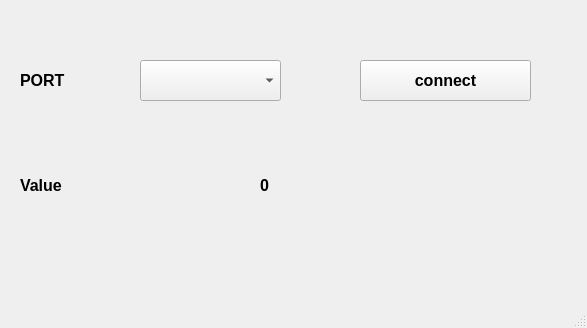
<?xml version="1.0" encoding="UTF-8"?>
<ui version="4.0">
 <class>MainWindow</class>
 <widget class="QMainWindow" name="MainWindow">
  <property name="geometry">
   <rect>
    <x>0</x>
    <y>0</y>
    <width>587</width>
    <height>328</height>
   </rect>
  </property>
  <property name="windowTitle">
   <string>Teste serial</string>
  </property>
  <widget class="QWidget" name="centralwidget">
   <widget class="QComboBox" name="comboBox">
    <property name="geometry">
     <rect>
      <x>140</x>
      <y>60</y>
      <width>141</width>
      <height>41</height>
     </rect>
    </property>
    <property name="font">
     <font>
      <pointsize>12</pointsize>
      <weight>75</weight>
      <bold>true</bold>
     </font>
    </property>
   </widget>
   <widget class="QLabel" name="label">
    <property name="geometry">
     <rect>
      <x>20</x>
      <y>60</y>
      <width>111</width>
      <height>41</height>
     </rect>
    </property>
    <property name="font">
     <font>
      <pointsize>12</pointsize>
      <weight>75</weight>
      <bold>true</bold>
     </font>
    </property>
    <property name="text">
     <string>PORT</string>
    </property>
   </widget>
   <widget class="QPushButton" name="connectBtn">
    <property name="geometry">
     <rect>
      <x>360</x>
      <y>60</y>
      <width>171</width>
      <height>41</height>
     </rect>
    </property>
    <property name="font">
     <font>
      <pointsize>12</pointsize>
      <weight>75</weight>
      <bold>true</bold>
     </font>
    </property>
    <property name="text">
     <string>connect</string>
    </property>
   </widget>
   <widget class="QLabel" name="label_2">
    <property name="geometry">
     <rect>
      <x>20</x>
      <y>160</y>
      <width>111</width>
      <height>51</height>
     </rect>
    </property>
    <property name="font">
     <font>
      <pointsize>12</pointsize>
      <weight>75</weight>
      <bold>true</bold>
     </font>
    </property>
    <property name="text">
     <string>Value</string>
    </property>
   </widget>
   <widget class="QLabel" name="value">
    <property name="geometry">
     <rect>
      <x>260</x>
      <y>160</y>
      <width>161</width>
      <height>51</height>
     </rect>
    </property>
    <property name="font">
     <font>
      <pointsize>12</pointsize>
      <weight>75</weight>
      <bold>true</bold>
     </font>
    </property>
    <property name="text">
     <string>0</string>
    </property>
   </widget>
  </widget>
  <widget class="QMenuBar" name="menubar">
   <property name="geometry">
    <rect>
     <x>0</x>
     <y>0</y>
     <width>587</width>
     <height>26</height>
    </rect>
   </property>
  </widget>
  <widget class="QStatusBar" name="statusbar"/>
 </widget>
 <resources/>
 <connections/>
</ui>
